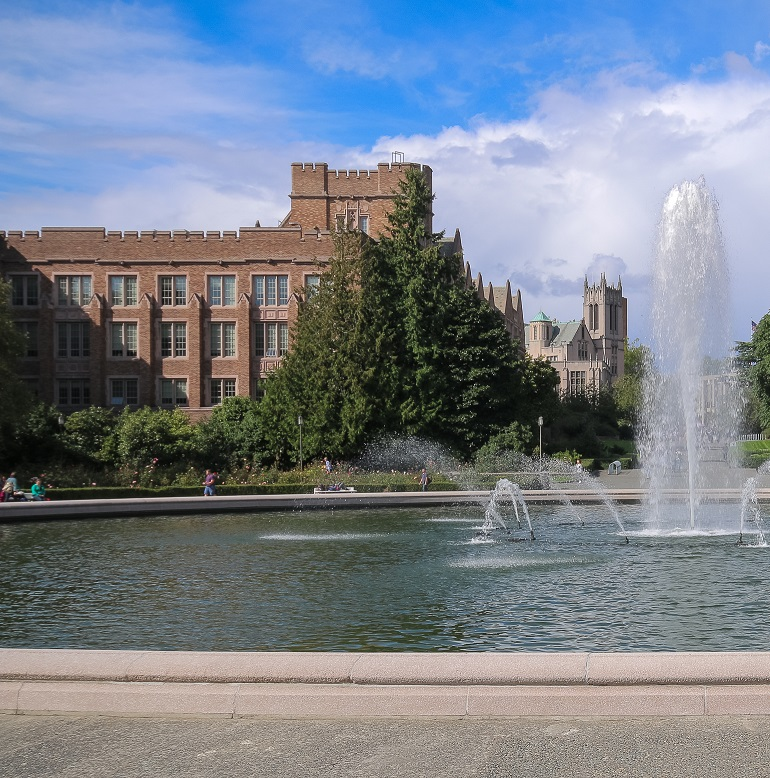
#> input picture lab6/materialy/fontanna1.jpg, 770 x 778 px
$ jupyter execute --allow-errors lab6_dodatkowe.ipynb
#> lines starting #> are read from the running program, lines starting #| are printed output that depends on the picture
[cell 1]
import cv2
import numpy as np
import matplotlib.pyplot as plt

[cell 2]
img1 = cv2.imread("materialy/fontanna1.jpg", cv2.IMREAD_GRAYSCALE)
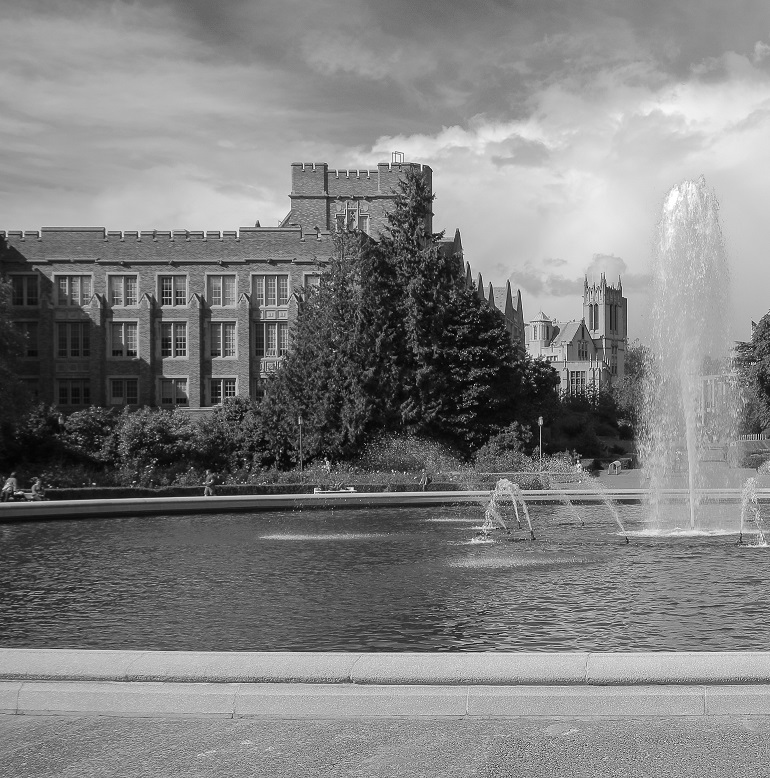
#> img1: shape (778, 770); min 0, max 255, mean 128.4
img2 = cv2.imread("materialy/fontanna2.jpg", cv2.IMREAD_GRAYSCALE)
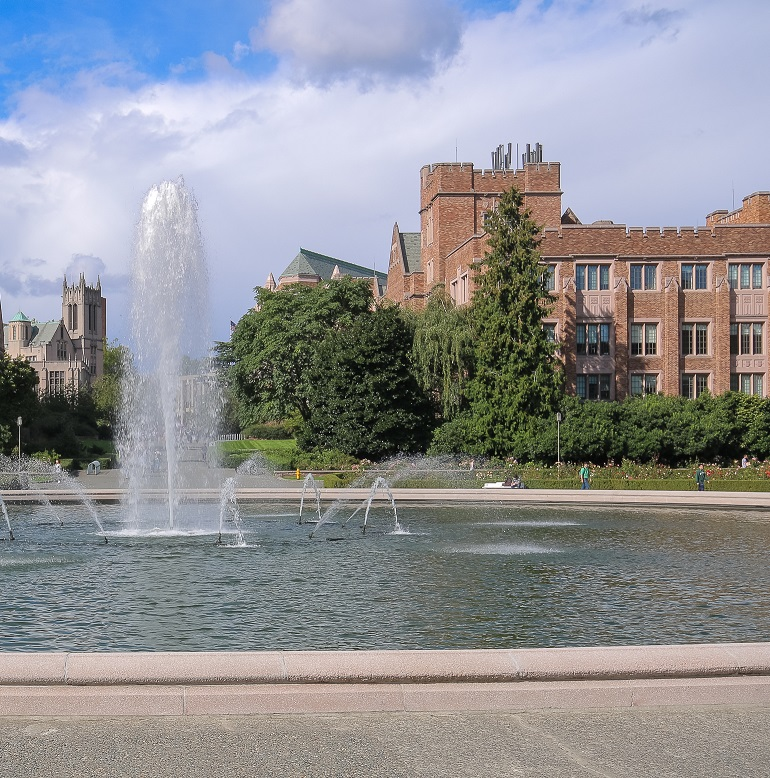
#> input picture lab6/materialy/fontanna2.jpg, 770 x 778 px
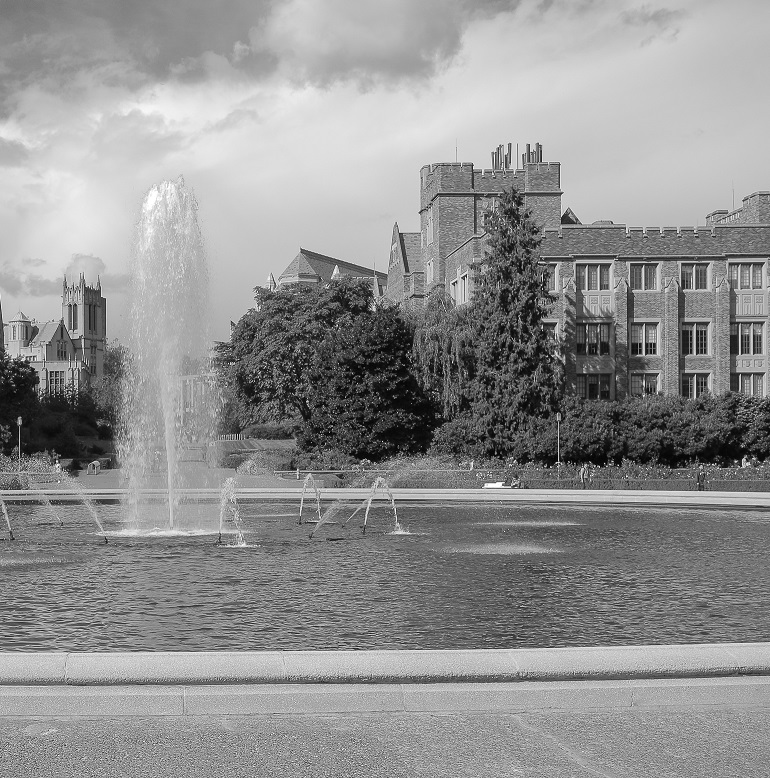
#> img2: shape (778, 770); min 0, max 255, mean 145.3

# tworzenie obiektu swift i wykrycie punktów i opisów
sift = cv2.SIFT_create()

kp1, desc1 = sift.detectAndCompute(img1, None)
#> kp1 = 2545 keypoints; strongest (x, y, size): (352, 489, 2.6), (19, 493, 1.8), (540, 422, 3.8), (544, 360, 2.4)
kp2, desc2 = sift.detectAndCompute(img2, None)
#> kp2 = 2621 keypoints; strongest (x, y, size): (743, 460, 2.5), (754, 458, 1.9), (19, 422, 3.8), (23, 360, 2.4)

# dopasowanie deskryptorów
bf = cv2.BFMatcher()
matches = bf.knnMatch(desc1, desc2, k=2)
#> matches = 2545 matches

# filtracja najlepszych dopasowań
best_matches = [[m] for m, n in matches if m.distance < 0.05 * n.distance]
#> best_matches = 126 matches

result = cv2.drawMatchesKnn(
    img1, kp1, img2, kp2, best_matches, None, flags=2
)
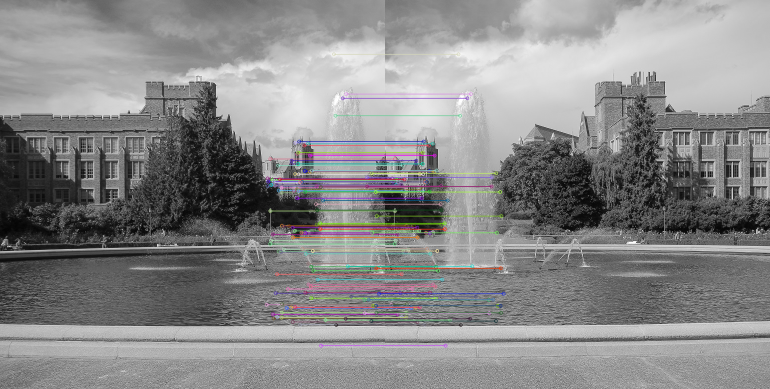
#> result: shape (778, 1540, 3) (shown at 1/2 size); mean of channels 0, 1, 2 136.9, 136.7, 137; drawn as B, G, R

plt.figure(figsize=(16, 8))
plt.imshow(result)
plt.axis('off')
plt.show()

[cell 3]
img1 = cv2.imread("materialy/budynek1.jpg", cv2.IMREAD_GRAYSCALE)
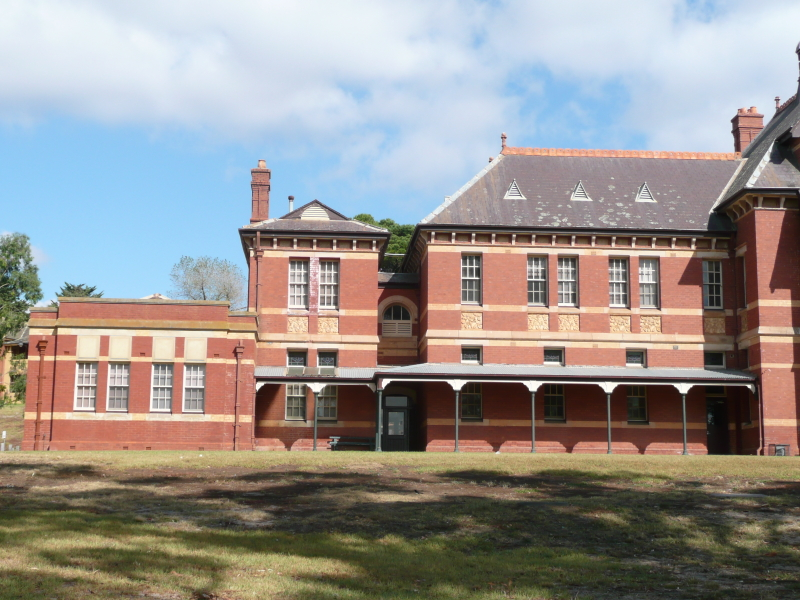
#> input picture lab6/materialy/budynek1.jpg, 800 x 600 px
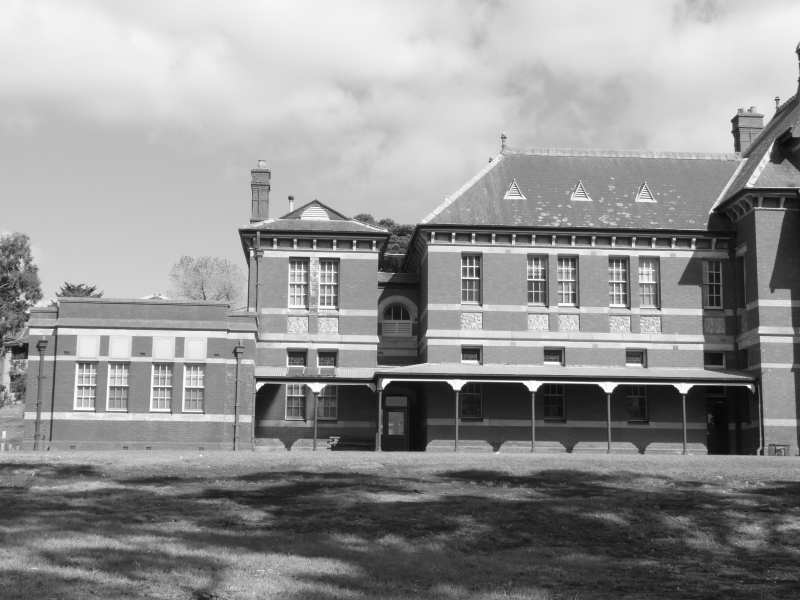
#> img1: shape (600, 800); min 8, max 254, mean 147.2
img2 = cv2.imread("materialy/budynek2.jpg", cv2.IMREAD_GRAYSCALE)
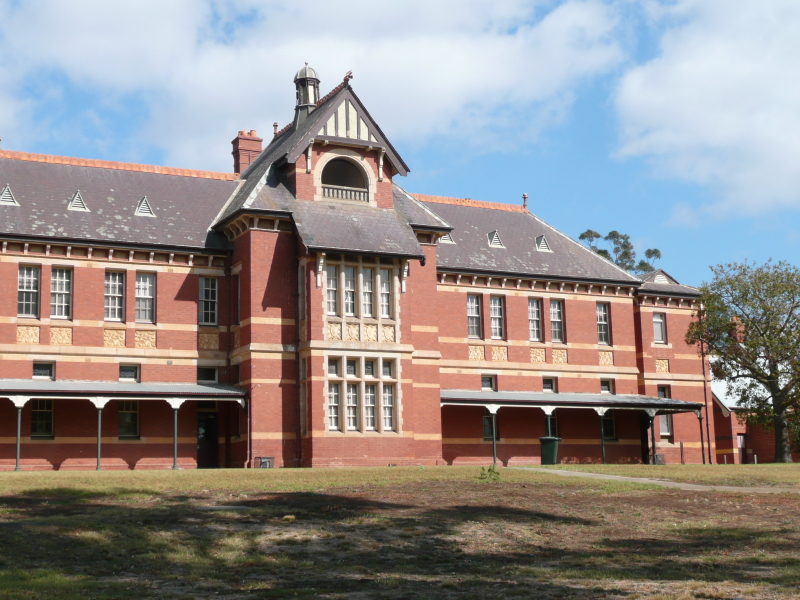
#> input picture lab6/materialy/budynek2.jpg, 800 x 600 px
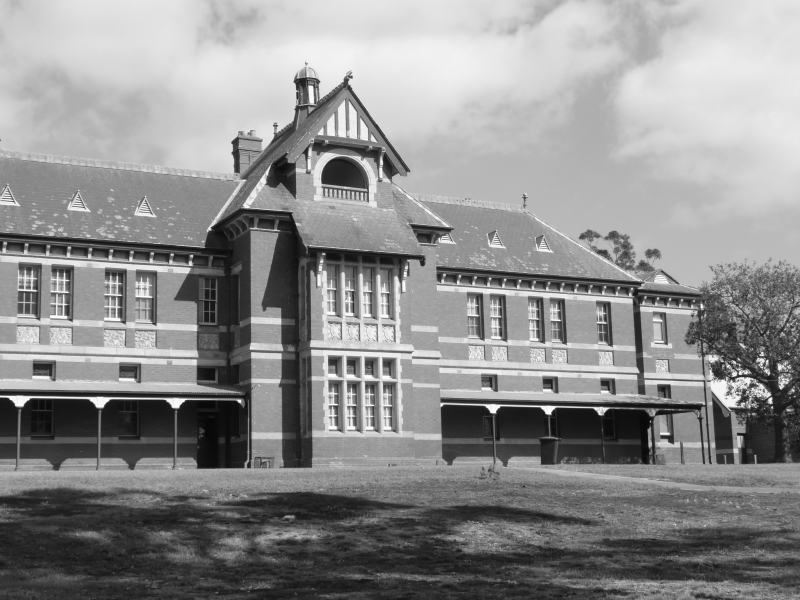
#> img2: shape (600, 800); min 7, max 254, mean 141.5

# tworzenie obiektu swift i wykrycie punktów i opisów
sift = cv2.SIFT_create()

kp1, desc1 = sift.detectAndCompute(img1, None)
#> kp1 = 2548 keypoints; strongest (x, y, size): (683, 388, 7.4), (533, 386, 7.6), (608, 387, 7.6), (749, 386, 2.8)
kp2, desc2 = sift.detectAndCompute(img2, None)
#> kp2 = 3269 keypoints; strongest (x, y, size): (548, 410, 6.2), (100, 402, 7.9), (493, 408, 6.3), (19, 401, 8)

# dopasowanie deskryptorów
bf = cv2.BFMatcher()
matches = bf.knnMatch(desc1, desc2, k=2)
#> matches = 2548 matches

# filtracja najlepszych dopasowań
best_matches = [[m] for m, n in matches if m.distance < 0.3 * n.distance]
#> best_matches = 215 matches

result = cv2.drawMatchesKnn(
    img1, kp1, img2, kp2, best_matches, None, flags=2
)
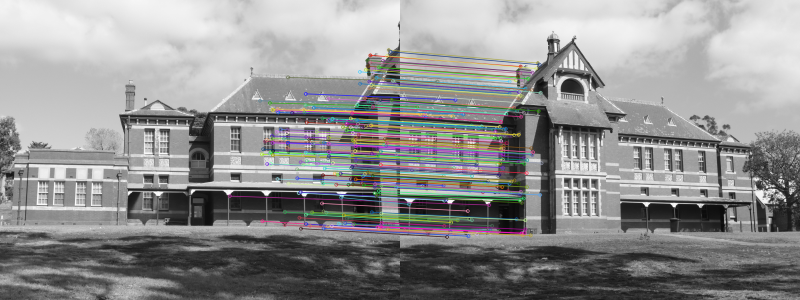
#> result: shape (600, 1600, 3) (shown at 1/2 size); mean of channels 0, 1, 2 144.3, 144.4, 144.4; drawn as B, G, R

plt.figure(figsize=(16, 8))
plt.imshow(result)
plt.axis('off')
plt.show()

[cell 4]
img1 = cv2.imread("materialy/fontanna1.jpg", cv2.IMREAD_GRAYSCALE)
img2 = cv2.imread("materialy/fontanna_pow.jpg", cv2.IMREAD_GRAYSCALE)

# tworzenie obiektu swift i wykrycie punktów i opisów
sift = cv2.SIFT_create()

kp1, desc1 = sift.detectAndCompute(img1, None)
#> kp1 = 2545 keypoints; strongest (x, y, size): (352, 489, 2.6), (19, 493, 1.8), (540, 422, 3.8), (544, 360, 2.4)
#> (the rest of this cell did not finish here and is left out)
